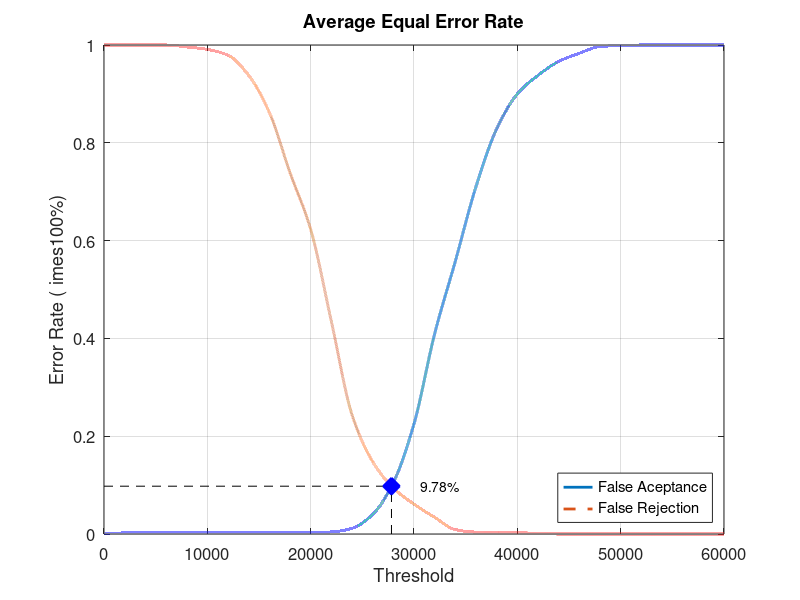
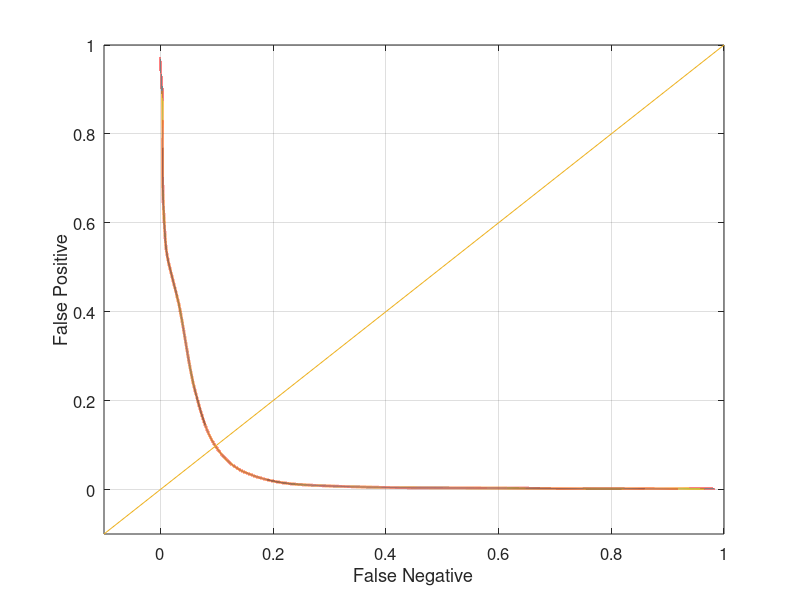

MATLAB code for these plots, in order:
close all;
clear;
clc;
x = 0:2000:60000;
xq = 0:0.5:60000;

y0 = [0 0.00210526 0.00210526 0.00210526 0.00210526 0.00210526 0.00210526 0.00210526 0.00210526 0.00210526 0.0031579 0.00421053 0.0115789 0.04 0.105263 0.225263 0.409474 0.557895 0.710526 0.828421 0.9 0.937895 0.966316 0.983158 0.996842 0.998947 1 1 1 1 1]
yy0 = interp1(x, y0, xq, 'pchip');
y1 = [1 1 1 1 0.996 0.991 0.979 0.938 0.862 0.739 0.623 0.435 0.244 0.148 0.094 0.061 0.034 0.009 0.004 0.004 0.003 0.001 0 0 0 0 0 0 0 0 0]
yy1 = interp1(x, y1, xq, 'pchip');

% Calculating EER: 
y2 = abs(y0 - y1);
find(y2 == min(y2))
yy2 = abs(yy0 - yy1);
xEER = find(yy2 == min(yy2));
xEERIndex = xq(xEER) % X-axis EER
yEER = yy0(xEER) % Y-axis EER

main = figure
plot(xq, yy0,'-','LineWidth', 2);	hold on
plot(xq, yy1,'--','LineWidth', 2);	hold on
plot([xEERIndex xEERIndex], [0 yEER], 'k--');	hold on
plot([0 xEERIndex], [yEER yEER], 'k--');	hold on
plot(xEERIndex, yEER, 'bx', 'LineWidth', 10);	hold on
text(xEERIndex + 10 * xEERIndex / 100, yEER, [num2str(round((10000 * yEER)) / 100) '%'])
legend('False Aceptance', 'False Rejection', 'Location', 'SouthEast')
xlabel('Threshold')
ylabel('Error Rate (	imes100%)')
title('Average Equal Error Rate')
set(gca, 'FontSize', 12)
axis([0 60000 0 1])
grid on

print(main, 'Database2AverageMain', '-dpng');
FNRxFPR = figure('Color', [1 1 1]);
plot(yy1, yy0, '-', yy1, yy0, 'LineWidth', 2);
hold on
y = -0.1:0.1:1
plot(y, y); 
set(gca, 'FontSize', 12)
xlabel('False Negative')
ylabel('False Positive')
axis([-0.1 1 -0.1 1])
set(gca, 'FontSize', 12)
grid on

print(FNRxFPR, 'Database2AverageFNRxFPR','-dpng');
